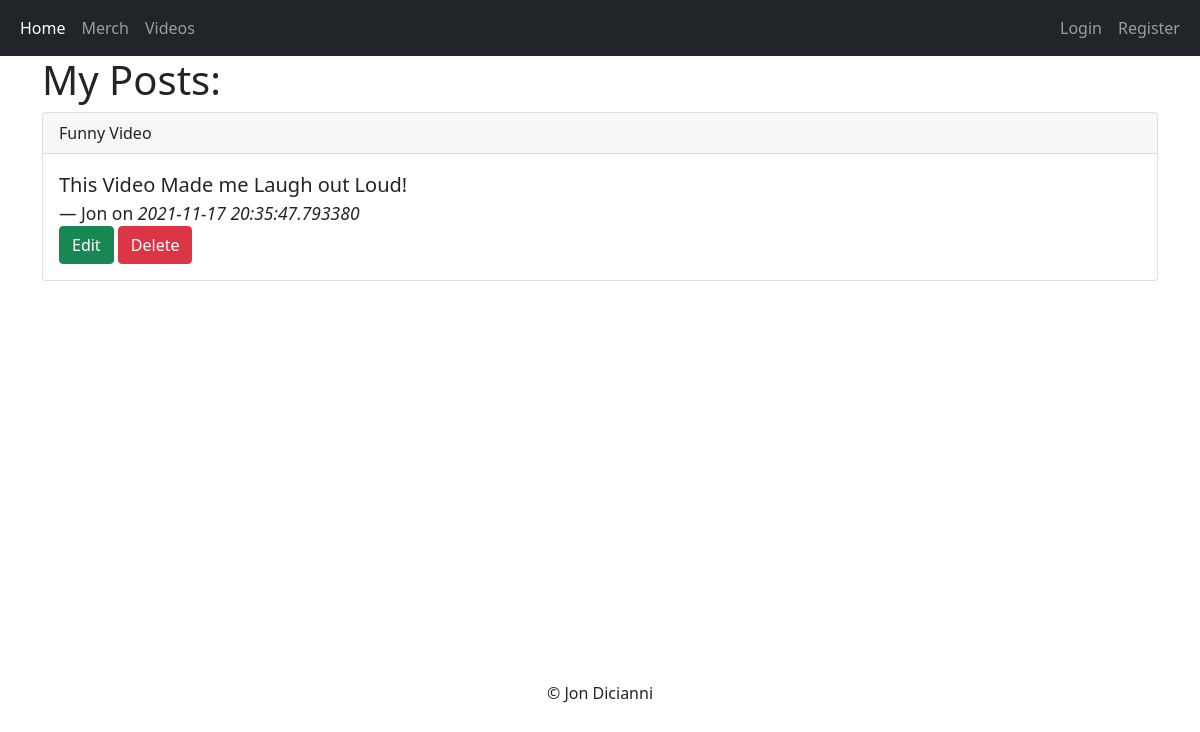
The page /posts/2 on the database its author committed.
### app/models.py (models this page shows, shortened)
class Post(db.Model):
    id = db.Column(db.Integer, primary_key=True)
    title = db.Column(db.String(200))
    content = db.Column(db.String(300))
    date_created = db.Column(db.Integer, nullable=False, default=datetime.utcnow)
    user_id = db.Column(db.Integer, db.ForeignKey('user.id'), nullable=False)

class User(db.Model, UserMixin):
    id = db.Column(db.Integer, primary_key=True)
    username = db.Column(db.String(150), nullable=False, unique=True)
    email = db.Column(db.String(150), nullable=False, unique=True)
    password = db.Column(db.String(256), nullable=False)
    posts = db.relationship('Post', backref='author', lazy=True)
    contacts = db.relationship('Contact', backref='creator', lazy=True)

### app/routes.py (the view)
@app.route('/posts/<int:post_id>')
def post_detail(post_id):
    post = Post.query.get_or_404(post_id)
    return render_template('post_detail.html', post=post)

### app/templates/post_detail.html (shortened to what this page needs)
{% extends 'base.html' %}
{% block content %}
<h1>My Posts:</h1>
<div class="card bg-muted text-dark">
    <div class="card-header">
    {{ post.title }}
    </div>
    <div class="card-body">
        <blockquote class="blockquote mb-0">
            <p>{{ post.content }}</p>
            <footer class="blockquote-footer text-dark">{{ post.author.username }} on <cite title="Source Title">
                {{ post.date_created}}
            </cite></footer>
        </blockquote>
        <a href="{{ url_for('post_edit', post_id=post.id) }}" class="btn btn-success">Edit</a>
            <button type="button" class="btn btn-danger" data-bs-toggle="modal" data-bs-target="#deleteModal">
                Delete
            </button>
    </div>
</div>
{% endblock %}

### rows shown on the page
Post: title "Funny Video", content "This Video Made me Laugh out Loud!", date_created "2021-11-17 20:35:47.793380"
User: author.username "Jon"
